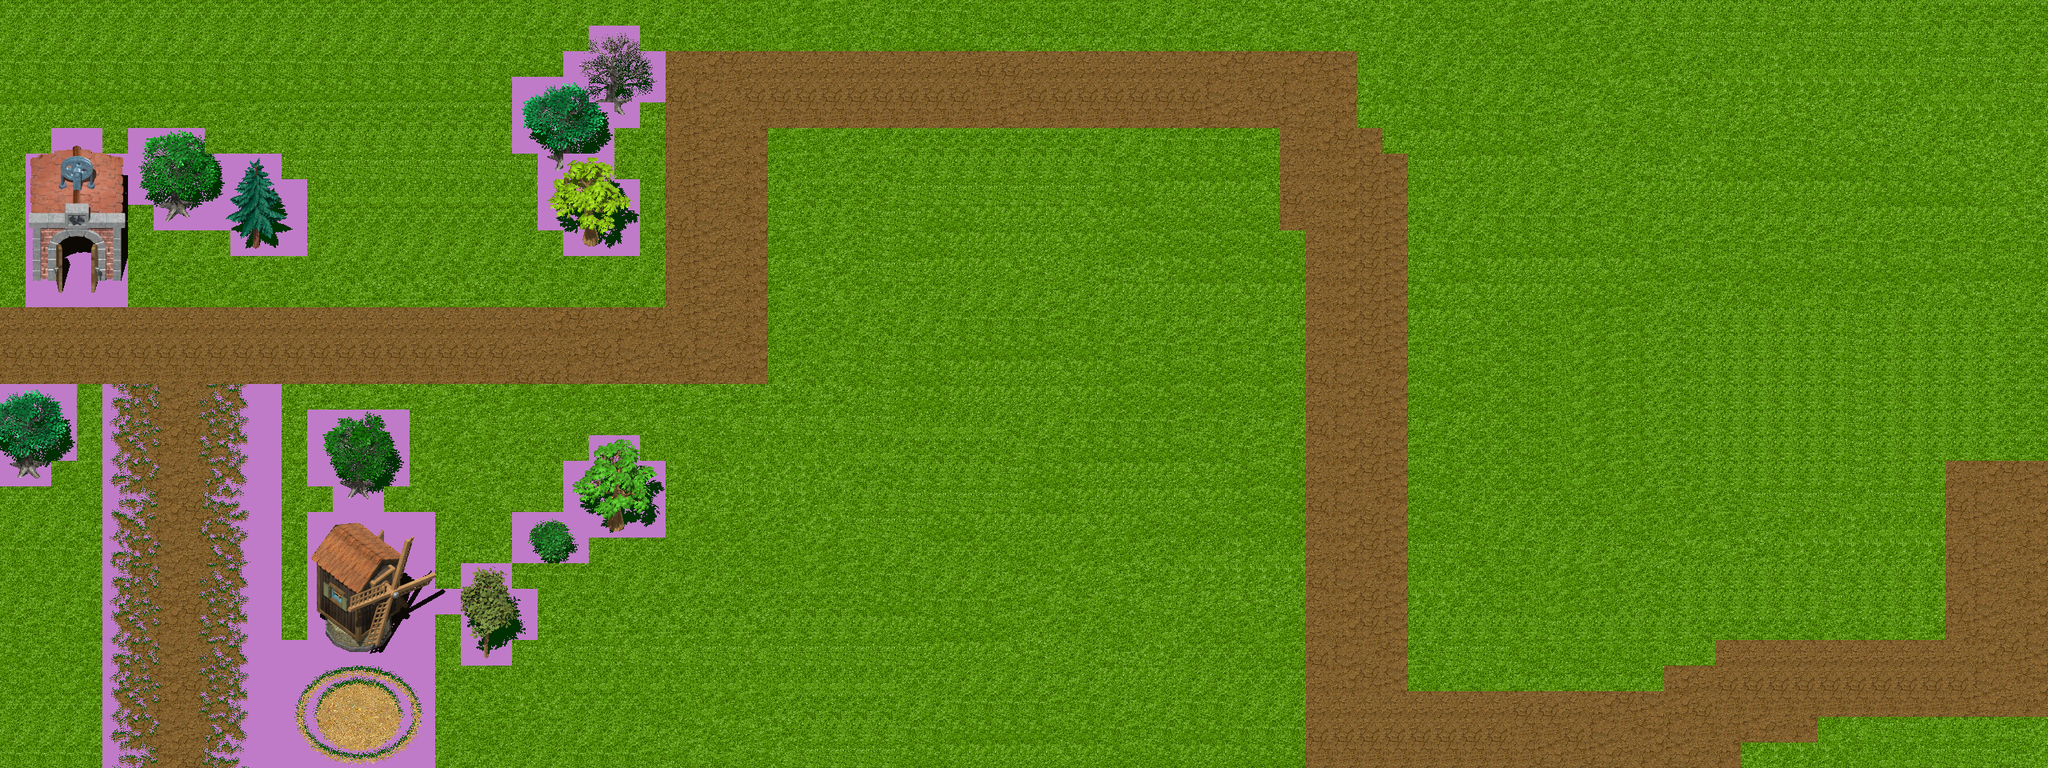

Rendered tile map (Tiled .tmx) drawn with the repository's tilesets; below, a short description and the map source with its tile grids summarised:
An orthogonal 80x30 tile map with 32x32 px tiles, 3 tile layers (Ground, NonCollision, Collision), 4 tilesets and 13 objects (11x Enemy, Nathaniel, Hermes).

<map version="1.0" orientation="orthogonal" width="80" height="30" tilewidth="32" tileheight="32">
 <tileset firstgid="1" name="roughrippleearthdarktograsstileset" tilewidth="32" tileheight="32">
  <image source="roughrippleearthdarktograsstileset.png" trans="bf7bc7" width="1024" height="1024" />
 </tileset>
 <tileset firstgid="1025" name="treestileset" tilewidth="32" tileheight="32">
  <image source="treestileset.png" trans="bf7bc7" width="512" height="1024" />
 </tileset>
 <tileset firstgid="1537" name="windmilltileset" tilewidth="32" tileheight="32">
  <image source="windmilltileset.png" trans="bf7bc7" width="512" height="1024" />
 </tileset>
 <tileset firstgid="2049" name="minetileset2" tilewidth="32" tileheight="32">
  <image source="minetileset2.png" trans="bf7bc7" width="1024" height="1024" />
 </tileset>
 <layer name="Ground" width="80" height="30">
  <data>[2400 cells, 2400 non-empty, 52 distinct tile ids]</data>
 </layer>
 <layer name="NonCollision" width="80" height="30">
  <data>[2400 cells, 187 non-empty, 131 distinct tile ids]</data>
 </layer>
 <layer name="Collision" width="80" height="30">
  <data>[2400 cells, 123 non-empty, 115 distinct tile ids]</data>
 </layer>
 <objectgroup name="Objects" width="80" height="30">
  <object name="Nathaniel" type="Nathaniel" x="84" y="718" width="23" height="28" />
  <object name="Hermes" type="Hermes" x="166" y="764" width="32" height="30" />
  <object name="Spawner" type="Enemy" x="442" y="84" width="140" height="100" />
  <object name="Soldier" type="Enemy" x="629" y="479" width="36" height="30" />
  <object name="Soldier" type="Enemy" x="205" y="348" width="27" height="28" />
  <object name="Soldier" type="Enemy" x="620" y="334" width="33" height="24" />
  <object name="Spawner" type="Enemy" x="1292" y="184" width="271" height="189" />
  <object name="Spawner" type="Enemy" x="2193" y="318" width="258" height="196" />
  <object name="Soldier" type="Enemy" x="1829" y="314" width="41" height="33" />
  <object name="Soldier" type="Enemy" x="1826" y="762" width="42" height="38" />
  <object name="Soldier" type="Enemy" x="1516" y="809" width="57" height="37" />
  <object name="Soldier" type="Enemy" x="1068" y="20" width="64" height="37" />
  <object name="Boss" type="Enemy" x="2375" y="17" width="38" height="42" />
 </objectgroup>
</map>